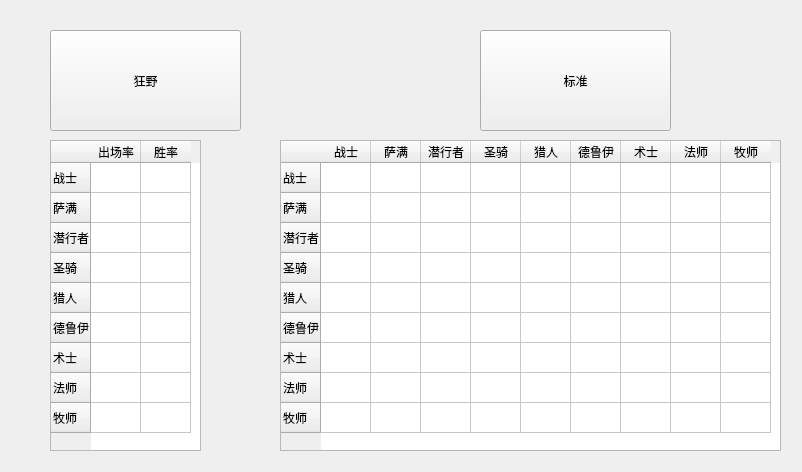
<?xml version="1.0" encoding="UTF-8"?>
<ui version="4.0">
 <class>Form</class>
 <widget class="QWidget" name="Form">
  <property name="geometry">
   <rect>
    <x>0</x>
    <y>0</y>
    <width>802</width>
    <height>472</height>
   </rect>
  </property>
  <property name="windowTitle">
   <string>Form</string>
  </property>
  <widget class="QPushButton" name="wild">
   <property name="geometry">
    <rect>
     <x>50</x>
     <y>30</y>
     <width>191</width>
     <height>101</height>
    </rect>
   </property>
   <property name="cursor">
    <cursorShape>OpenHandCursor</cursorShape>
   </property>
   <property name="text">
    <string>狂野</string>
   </property>
  </widget>
  <widget class="QPushButton" name="standard">
   <property name="geometry">
    <rect>
     <x>480</x>
     <y>30</y>
     <width>191</width>
     <height>101</height>
    </rect>
   </property>
   <property name="cursor">
    <cursorShape>OpenHandCursor</cursorShape>
   </property>
   <property name="mouseTracking">
    <bool>false</bool>
   </property>
   <property name="text">
    <string>标准</string>
   </property>
  </widget>
  <widget class="QTableWidget" name="tableWidget">
   <property name="geometry">
    <rect>
     <x>50</x>
     <y>140</y>
     <width>151</width>
     <height>311</height>
    </rect>
   </property>
   <attribute name="horizontalHeaderDefaultSectionSize">
    <number>50</number>
   </attribute>
   <row>
    <property name="text">
     <string>战士</string>
    </property>
   </row>
   <row>
    <property name="text">
     <string>萨满</string>
    </property>
   </row>
   <row>
    <property name="text">
     <string>潜行者</string>
    </property>
   </row>
   <row>
    <property name="text">
     <string>圣骑</string>
    </property>
   </row>
   <row>
    <property name="text">
     <string>猎人</string>
    </property>
   </row>
   <row>
    <property name="text">
     <string>德鲁伊</string>
    </property>
   </row>
   <row>
    <property name="text">
     <string>术士</string>
    </property>
   </row>
   <row>
    <property name="text">
     <string>法师</string>
    </property>
   </row>
   <row>
    <property name="text">
     <string>牧师</string>
    </property>
   </row>
   <column>
    <property name="text">
     <string>出场率</string>
    </property>
   </column>
   <column>
    <property name="text">
     <string>胜率</string>
    </property>
   </column>
  </widget>
  <widget class="QTableWidget" name="tableWidget_2">
   <property name="geometry">
    <rect>
     <x>280</x>
     <y>140</y>
     <width>501</width>
     <height>311</height>
    </rect>
   </property>
   <property name="sortingEnabled">
    <bool>true</bool>
   </property>
   <attribute name="horizontalHeaderDefaultSectionSize">
    <number>50</number>
   </attribute>
   <row>
    <property name="text">
     <string>战士</string>
    </property>
   </row>
   <row>
    <property name="text">
     <string>萨满</string>
    </property>
   </row>
   <row>
    <property name="text">
     <string>潜行者</string>
    </property>
   </row>
   <row>
    <property name="text">
     <string>圣骑</string>
    </property>
   </row>
   <row>
    <property name="text">
     <string>猎人</string>
    </property>
   </row>
   <row>
    <property name="text">
     <string>德鲁伊</string>
    </property>
   </row>
   <row>
    <property name="text">
     <string>术士</string>
    </property>
   </row>
   <row>
    <property name="text">
     <string>法师</string>
    </property>
   </row>
   <row>
    <property name="text">
     <string>牧师</string>
    </property>
   </row>
   <column>
    <property name="text">
     <string>战士</string>
    </property>
   </column>
   <column>
    <property name="text">
     <string>萨满</string>
    </property>
   </column>
   <column>
    <property name="text">
     <string>潜行者</string>
    </property>
   </column>
   <column>
    <property name="text">
     <string>圣骑</string>
    </property>
   </column>
   <column>
    <property name="text">
     <string>猎人</string>
    </property>
   </column>
   <column>
    <property name="text">
     <string>德鲁伊</string>
    </property>
   </column>
   <column>
    <property name="text">
     <string>术士</string>
    </property>
   </column>
   <column>
    <property name="text">
     <string>法师</string>
    </property>
   </column>
   <column>
    <property name="text">
     <string>牧师</string>
    </property>
   </column>
  </widget>
 </widget>
 <resources/>
 <connections>
  <connection>
   <sender>wild</sender>
   <signal>clicked()</signal>
   <receiver>Form</receiver>
   <slot>wild()</slot>
   <hints>
    <hint type="sourcelabel">
     <x>204</x>
     <y>84</y>
    </hint>
    <hint type="destinationlabel">
     <x>242</x>
     <y>84</y>
    </hint>
   </hints>
  </connection>
  <connection>
   <sender>standard</sender>
   <signal>clicked()</signal>
   <receiver>Form</receiver>
   <slot>standard()</slot>
   <hints>
    <hint type="sourcelabel">
     <x>586</x>
     <y>73</y>
    </hint>
    <hint type="destinationlabel">
     <x>722</x>
     <y>110</y>
    </hint>
   </hints>
  </connection>
 </connections>
 <slots>
  <slot>wild()</slot>
  <slot>standard()</slot>
 </slots>
</ui>
